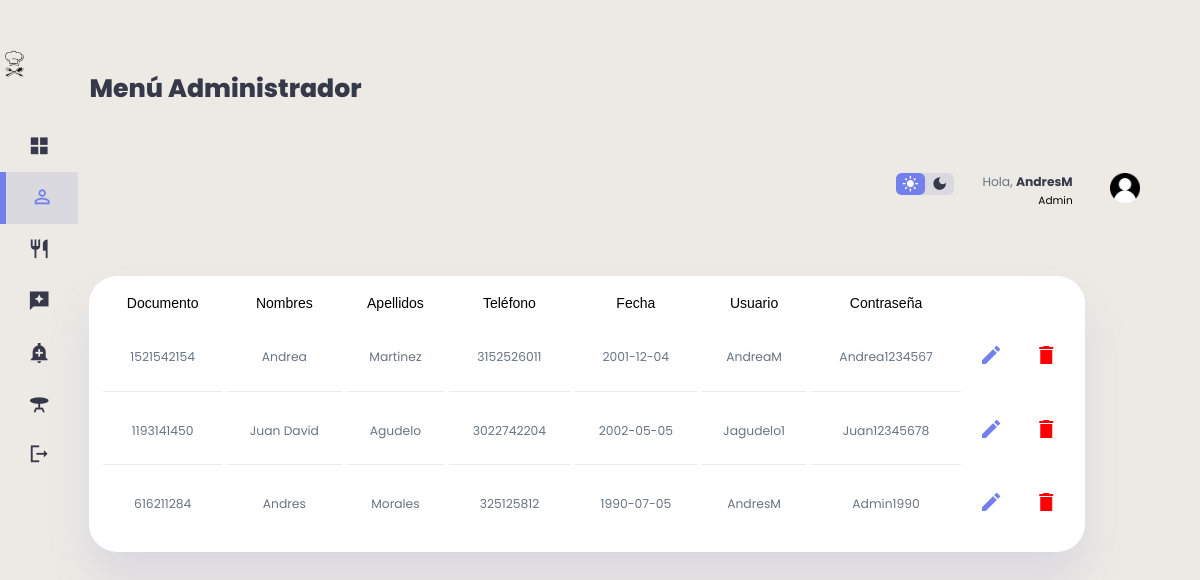
Page /clientes/actualizardos.php (signed in) on the earlier database version.
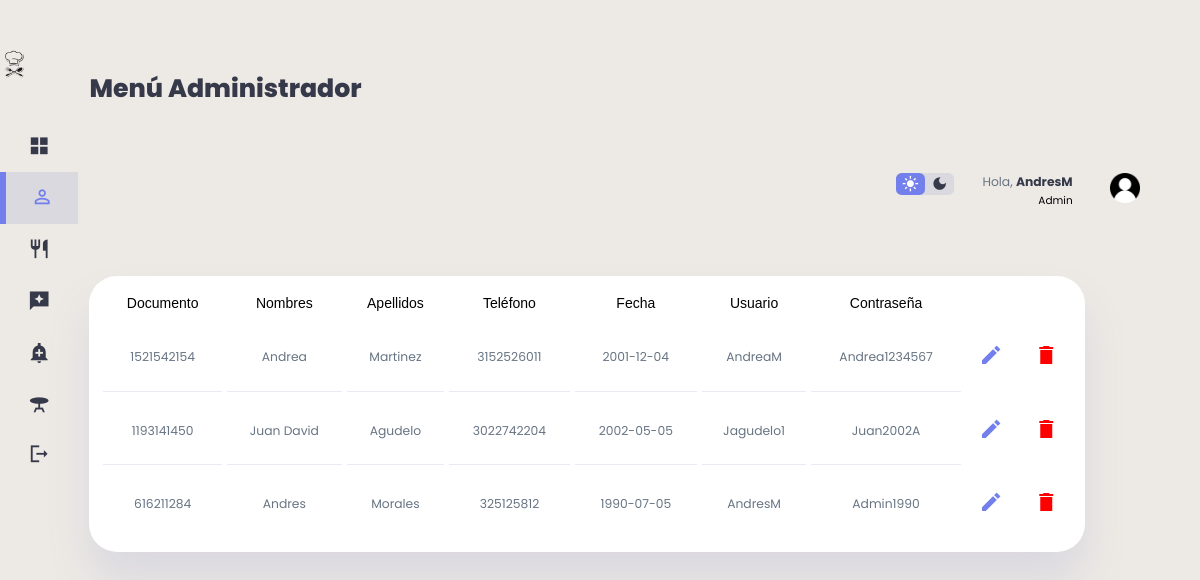
Same page on the later database version.
### tables this page shows
CREATE TABLE `clientes` (
  `id_cliente` int(11) NOT NULL,
  `Documento` int(11) NOT NULL,
  `Nombres` varchar(100) DEFAULT NULL,
  `Apellidos` varchar(100) DEFAULT NULL,
  `Correo_Electronico` varchar(300) DEFAULT NULL,
  `Celular` varchar(11) NOT NULL,
  `Fecha` date DEFAULT NULL,
  `Usuario` varchar(100) DEFAULT NULL,
  `Contrasena` varchar(400) DEFAULT NULL,
  `Foto` mediumblob DEFAULT NULL,
  `id_rol` int(11) NOT NULL DEFAULT 2
);

### clientes/actualizardos.php (the view, shortened to what this page needs)
<?php
    include("../db/conexion.php");
    $datos= "SELECT * FROM clientes";
?>
<!DOCTYPE html>
<html lang="en">
<head>
    <link href="https://cdnjs.cloudflare.com/ajax/libs/font-awesome/5.13.0/css/all.min.css" rel="stylesheet">
    <link rel="stylesheet"a href="../clientes/stylec.css">
</head>
<body>
<div class="container1">
    <aside>
        <div class="top1">
            <div class="logo">
                <img src="./imag/icon.png">
            </div>
        </div>
        <div class="sidebar">
            <a href="../admin/admin.php">
                    <span class="material-icons-sharp">grid_view</span>
            </a>
            <a href="../clientes/clientes.php"  class="active">
                <span class="material-icons-sharp">person_outline</span>
            </a>
            <a href="../platillos/platillos.php">
                    <span class="material-icons-sharp">restaurant</span>
               </a>
            <a href="../resenas/resenas.php">
                <span class="material-icons-sharp">reviews</span>
            </a>
            <a href="../ventas/ventas.php">
                    <span class="material-icons-sharp">add_alert</span>
                </a>
                <a href="../mesas/mesa.php">
                    <span class="material-icons-sharp">table_bar</span>
                </a>
            <a href="../view/cerrar_sesion.php">
                <span class="material-icons-sharp">logout</span>
            </a>
        </div>
    </aside>
    <main>
    <h1>Menú Administrador</h1>
        <br>
        <div class="recent-orders">
            <table border="0" cellspacing="5" cellpadding="5">
                <div class="container2">
                <thead>
                            <tr>
                                <td> <font face="Arial">Documento</font> </td>
                                <td> <font face="Arial">Nombres</font> </td>
                                <td> <font face="Arial">Apellidos</font> </td>
                                <td> <font face="Arial">Teléfono</font> </td>
                                <td> <font face="Arial">Fecha</font> </td>
                                <td> <font face="Arial">Usuario</font> </td>
                                <td> <font face="Arial">Contraseña</font> </td>
                            </tr>
                </thead>
                </div>
                    <tbody id="content">
                    <?php foreach ($conexion -> query($datos) as $row) {
 ?>
         <tr>
             <td><p><?php echo $row['Documento'] ?></p></td>
             <td><p><?php echo $row['Nombres'] ?></p></td>
             <td><p><?php echo $row['Apellidos'] ?></p></td>
             <td><p><?php echo $row['Celular'] ?></p></td>
             <td><p><?php echo $row['Fecha'] ?></p></td>
             <td><p><?php echo $row['Usuario'] ?></p></td>
             <td><p><?php echo $row['Contrasena'] ?></p></td>
             <th><a href="actualizar.php?Documento=<?php echo $row['Documento']?>"> <span class="material-icons-sharp">edit</span> </a></th>
             <th><a href="delete.php?Documento=<?php echo $row['Documento']?>"> <span class="material-icons-sharp" style="color: red;">delete</span> </a></th>
         </tr>
 <?php
 }
?>
                    </tbody>
        </table>
        </div>
    </main>
    <div class="right">
        <div class="top">
            <div class="theme-toggler">
                <span class="material-icons-sharp active">light_mode</span>
                <span class="material-icons-sharp">dark_mode</span>
            </div>
            <div class="profile">
                <div class="info">
                <p>Hola, <b><?php echo $_SESSION['usuario']; ?></b></p>
                    <small class="text-muted">Admin</small>
                </div>
                <div class="profile-photo">
                    <img src="./imag/user.png">
                </div>
            </div>
        </div>
    </div>
</div>
</body>
</html>

Differences in the rows shown:
changed clientes "Juan David": Contrasena "Juan12345678" → "Juan2002A"
